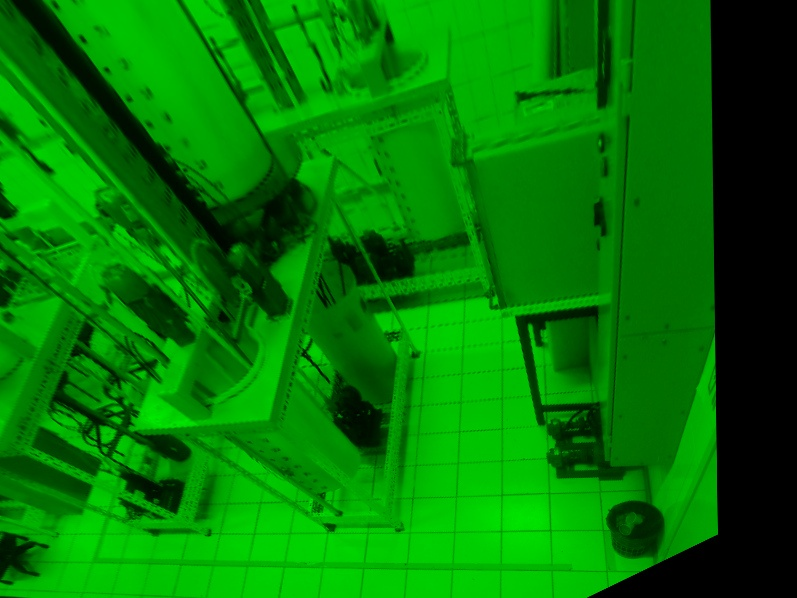
#> input picture imagens/1-verde.jpg, 797 x 598 px
$ python blending.py
#> lines starting #> are read from the running program, lines starting #| are printed output that depends on the picture
import numpy as np
import cv2 as cv

img1 = cv.imread('../imagens/1-verde.jpg')
#> img1 is the input picture: shape (598, 797, 3); mean B, G, R 1.1, 122.4, 1.1
img2 = cv.imread('../imagens/2-vermelho.jpg')
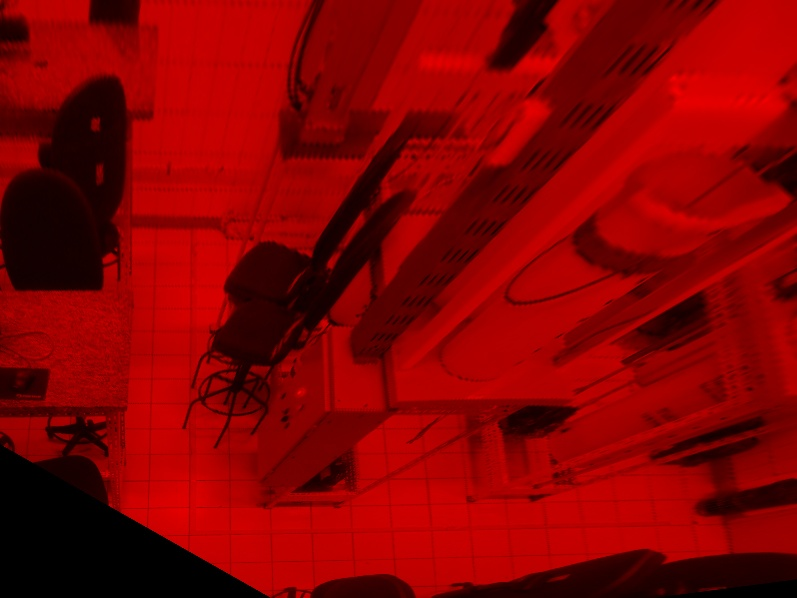
#> input picture imagens/2-vermelho.jpg, 797 x 598 px
#> img2 is the input picture: shape (598, 797, 3); mean B, G, R 0.7, 0.6, 134.1
assert img1 is not None, "file could not be read, check with os.path.exists()"
assert img2 is not None, "file could not be read, check with os.path.exists()"
dst = cv.addWeighted(img1, 0.5, img2, 0.7, 0)
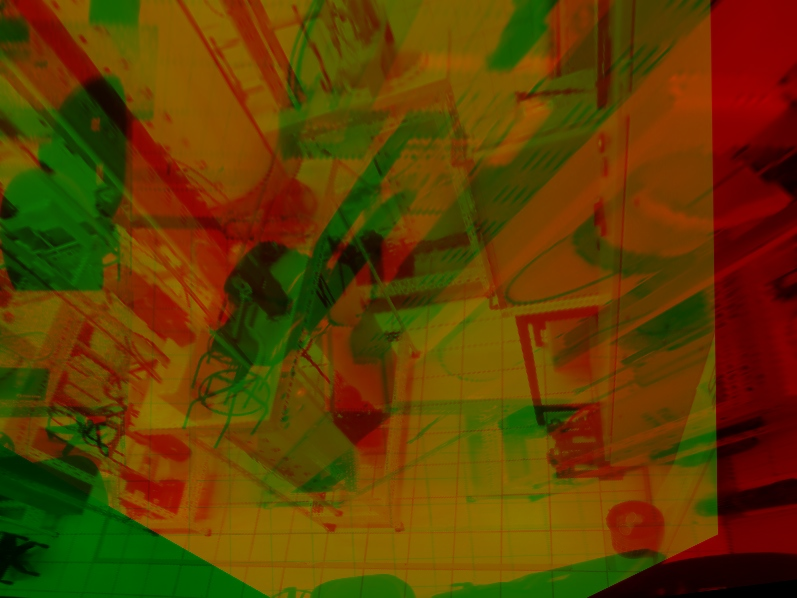
#> dst: shape (598, 797, 3); mean B, G, R 1.1, 61.7, 94.4


cv.imshow('dst', dst)
cv.waitKey(0)
cv.destroyAllWindows()
